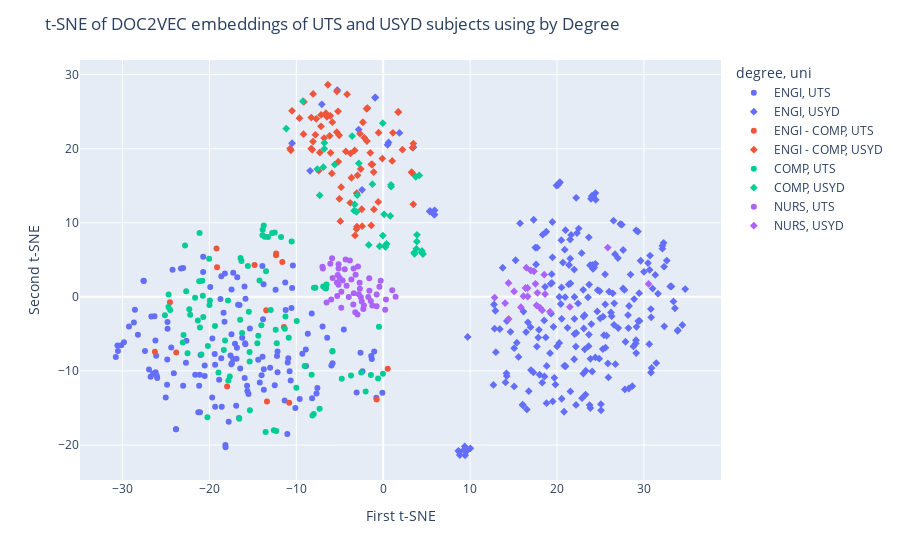

Write notebook code for a chart like this one.
### Code cell
show_degree_plot("doc2vec")

### Figure 1 — Plotly figure (JSON) as saved in the notebook; plotly's stock layout.template omitted (floating-point values rounded to 4 significant figures; data arrays with more than 128 entries replaced by an {"elided": "..."} marker saying what was removed)
{"data": [{"customdata": {"elided": "139x2 str values"}, "hovertemplate": "<b>%{hovertext}</b><br><br>degree=ENGI<br>uni=%{customdata[1]}<br>x=%{x}<br>y=%{y}<br>subject_code=%{customdata[0]}<extra></extra>", "hovertext": {"elided": "139 str values"}, "legendgroup": "ENGI, UTS", "marker": {"color": "#636efa", "symbol": "circle"}, "mode": "markers", "name": "ENGI, UTS", "orientation": "v", "showlegend": true, "type": "scatter", "x": {"elided": "139 float values"}, "xaxis": "x", "y": {"elided": "139 float values"}, "yaxis": "y"}, {"customdata": {"elided": "231x2 str values"}, "hovertemplate": "<b>%{hovertext}</b><br><br>degree=ENGI<br>uni=%{customdata[1]}<br>x=%{x}<br>y=%{y}<br>subject_code=%{customdata[0]}<extra></extra>", "hovertext": {"elided": "231 str values"}, "legendgroup": "ENGI, USYD", "marker": {"color": "#636efa", "symbol": "diamond"}, "mode": "markers", "name": "ENGI, USYD", "orientation": "v", "showlegend": true, "type": "scatter", "x": {"elided": "231 float values"}, "xaxis": "x", "y": {"elided": "231 float values"}, "yaxis": "y"}, {"customdata": [["31251", "UTS"], ["31271", "UTS"], ["41113", "UTS"], ["41001", "UTS"], ["31250", "UTS"], ["31257", "UTS"], ["31282", "UTS"], ["41092", "UTS"], ["33230", "UTS"], ["48024", "UTS"], ["48730", "UTS"], ["48433", "UTS"], ["31005", "UTS"], ["31269", "UTS"], ["33130", "UTS"], ["41039", "UTS"]], "hovertemplate": "<b>%{hovertext}</b><br><br>degree=ENGI - COMP<br>uni=%{customdata[1]}<br>x=%{x}<br>y=%{y}<br>subject_code=%{customdata[0]}<extra></extra>", "hovertext": ["31251", "31271", "41113", "41001", "31250", "31257", "31282", "41092", "33230", "48024", "48730", "48433", "31005", "31269", "33130", "41039"], "legendgroup": "ENGI - COMP, UTS", "marker": {"color": "#EF553B", "symbol": "circle"}, "mode": "markers", "name": "ENGI - COMP, UTS", "orientation": "v", "showlegend": true, "type": "scatter", "x": [-17.96, -11.62, -23.82, -11.43, -10.82, -12.34, -12.32, -24.55, -13.38, -19.18, -19.12, -13.47, -26.28, 0.5149, -14.8, -0.7598], "xaxis": "x", "y": [-12.09, 4.716, -7.517, -4.064, -14.3, 5.601, 5.837, -0.7267, -14.11, 6.522, 4.001, -1.808, -7.415, -9.697, 4.294, -13.85], "yaxis": "y"}, {"customdata": {"elided": "73x2 str values"}, "hovertemplate": "<b>%{hovertext}</b><br><br>degree=ENGI - COMP<br>uni=%{customdata[1]}<br>x=%{x}<br>y=%{y}<br>subject_code=%{customdata[0]}<extra></extra>", "hovertext": ["ISYS2110", "COMP3109", "COMP3308", "COMP4530", "ELEC5618", "INFO1910", "COMP2017", "ELEC5619", "COMP4415", "COMP4618", "ELEC1601", "COMP2922", "COMP3221", "COMP4445", "DATA4207", "INFO1110", "MATH1061", "ISYS2120", "COMP4347", "SOFT2412", "COMP3027", "COMP4424", "ELEC5307", "ISYS4450", "ELEC5306", "COMP4425", "SOFT3202", "COMP4448", "COMP2123", "ISYS2160", "DATA3404", "COMP4405", "DATA2901", "DATA2002", "COMP4216", "COMP4328", "DATA2001", "DATA2902", "COMP4447", "ELEC3506", "COMP4349", "COMP4426", "COMP2823", "COMP3419", "ELEC5514", "COMP3927", "SOFT2201", "COMP4427", "SOFT3410", "ISYS3401", "COMP4348", "COMP4446", "SOFT3888", "COMP4329", "INFO3315", "INFO1113", "INFO4491", "COMP4313", "DATA3406", "INFO3616", "COMP3520", "COMP4318", "ELEC5616", "COMP2022", "COMP4617", "ISYS3888", "COMP4416", "COMP4338", "ELEC5620", "ELEC5509", "ELEC5508", "COMP4270", "COMP3608"], "legendgroup": "ENGI - COMP, USYD", "marker": {"color": "#EF553B", "symbol": "diamond"}, "mode": "markers", "name": "ENGI - COMP, USYD", "orientation": "v", "showlegend": true, "type": "scatter", "x": [-2.587, 1.113, 1.033, -6.8, -3.656, 3.469, -2.339, -3.055, -6.086, -10.5, 2.209, 1.724, -2.178, -5.856, -5.915, 3.363, -7.427, -2.959, -4.84, -1.1, -3.287, -8.079, -2.426, -6.367, -3.026, -7.161, -4.938, -3.248, -1.246, -1.071, -4.305, -6.486, 3.261, -1.818, -8.284, -5.347, 3.379, -1.914, -7.3, -4.163, -5.203, -6.162, -1.37, -3.077, 3.46, -3.765, -1.879, -10.63, -0.1045, -5.045, -9.175, -6.602, -2.478, -7.163, -5.175, -1.379, -9.642, -10.72, -6.056, -9.127, -2.678, -7.81, -8.071, 1.726, -8.276, -3.8, -7.707, -8.17, -1.487, -5.324, -0.5757, -5.072, -0.5348], "xaxis": "x", "y": [17.26, 22.15, 18.35, 21.44, 16.08, 20.69, 23.57, 14.0, 24.44, 25.12, 19.87, 24.97, 21.46, 23.58, 16.66, 20.13, 17.03, 16.41, 14.8, 16.84, 19.76, 20.96, 9.545, 28.63, 9.472, 23.01, 10.22, 8.292, 17.87, 11.8, 19.63, 24.3, 16.83, 25.48, 20.02, 22.23, 16.66, 25.39, 19.49, 27.33, 25.04, 21.73, 17.9, 9.144, 12.49, 19.36, 21.03, 19.79, 18.66, 13.23, 21.96, 24.8, 11.82, 24.55, 18.23, 9.646, 24.12, 20.02, 19.45, 26.33, 22.02, 21.87, 27.39, 24.93, 24.2, 12.69, 24.02, 19.84, 19.44, 27.73, 12.82, 21.81, 22.16], "yaxis": "y"}, {"customdata": {"elided": "88x2 str values"}, "hovertemplate": "<b>%{hovertext}</b><br><br>degree=COMP<br>uni=%{customdata[1]}<br>x=%{x}<br>y=%{y}<br>subject_code=%{customdata[0]}<extra></extra>", "hovertext": ["31482", "41903", "31247", "42913", "35005", "32144", "31338", "48450", "31748", "37262", "41889", "41020", "41077", "41173", "41172", "41076", "31266", "41021", "37234", "42050", "41040", "37233", "42036", "31261", "41026", "37161", "41175", "31277", "41905", "48270", "32011", "41180", "37252", "48436", "41181", "31256", "41174", "31276", "31260", "42037", "32009", "31275", "31263", "43023", "37335", "41182", "31280", "57304", "31097", "31243", "41004", "31255", "31080", "31242", "41052", "41183", "48033", "37181", "31258", "37363", "32931", "41025", "31777", "31262", "42028", "32146", "41891", "35007", "41080", "41079", "41184", "31245", "31253", "41043", "41171", "31265", "43025", "41019", "43024", "31927", "37373", "31272", "41900", "41185", "31268", "41078", "35006", "41890"], "legendgroup": "COMP, UTS", "marker": {"color": "#00cc96", "symbol": "circle"}, "mode": "markers", "name": "COMP, UTS", "orientation": "v", "showlegend": true, "type": "scatter", "x": [-12.59, -0.03156, -0.5978, -14.49, -6.525, -12.31, -21.14, -20.04, -22.81, -14.24, -10.54, -12.37, -8.238, -12.49, -13.63, -13.75, -20.82, -18.34, -15.57, -7.803, -11.76, -8.145, -17.87, -20.23, -5.836, -7.324, -12.78, -24.7, -23.07, -2.02, -15.47, -21.09, -16.32, -24.71, -20.0, -20.93, -13.26, -21.65, -20.18, -19.95, -12.95, -22.68, -24.52, -4.772, -16.42, -20.71, -15.38, -7.975, -22.52, -13.53, -15.34, -22.98, -17.83, -18.96, -1.416, -19.36, -25.13, -0.4884, -10.0, -8.0, -14.02, -5.858, -16.47, -15.37, -9.949, -10.88, -2.53, -6.907, -11.25, -12.26, -22.22, -20.76, -13.49, -18.21, -13.9, -9.048, -13.87, -14.37, -3.708, -17.66, -6.589, -16.57, -16.24, -21.34, -21.17, -11.33, -6.696, -22.32], "xaxis": "x", "y": [-17.99, -10.38, -11.02, -6.262, 1.656, -18.11, 8.637, 5.136, 6.933, 2.213, 7.488, -4.444, -10.52, 8.688, 8.126, 9.631, 2.182, -7.184, 4.157, 1.246, 8.088, -16.0, -0.5019, -16.25, -7.289, -15.1, 8.608, 0.3224, -6.163, -12.78, -2.009, -4.139, 4.835, -1.37, -1.087, -7.773, 8.086, -0.1242, -6.635, -0.4936, -1.773, 0.7713, -1.772, -11.03, 5.255, -2.723, -7.426, 1.218, -7.623, -18.24, -15.31, -5.142, -11.27, -10.2, -10.54, -3.927, -2.48, -4.039, -12.27, -15.81, -3.843, -7.365, -3.102, -8.716, -3.269, -5.517, -10.22, 1.414, -2.66, -6.25, -2.407, 0.1455, 3.457, -5.894, 8.323, -9.321, 9.058, -5.231, -10.61, -10.74, 1.13, -16.44, -4.876, -3.201, 2.112, -4.308, 1.189, -1.655], "yaxis": "y"}, {"customdata": [["COMP3888", "USYD"], ["INFO4912", "USYD"], ["MATH1964", "USYD"], ["INFO1911", "USYD"], ["INFO4990", "USYD"], ["ISYS5070", "USYD"], ["INFO2150", "USYD"], ["INFO4913", "USYD"], ["DATA1901", "USYD"], ["HTIN4003", "USYD"], ["INFO2222", "USYD"], ["INFO4001", "USYD"], ["INFO4406", "USYD"], ["INFO2911", "USYD"], ["ENGG3800", "USYD"], ["HTIN4005", "USYD"], ["INFO1111", "USYD"], ["INFO3911", "USYD"], ["INFO1112", "USYD"], ["CSEC3616", "USYD"], ["INFO3912", "USYD"], ["HTIN4006", "USYD"], ["COMP3988", "USYD"], ["COMP3530", "USYD"], ["DATA3888", "USYD"], ["INFO4999", "USYD"], ["INFO4002", "USYD"], ["INFO4444", "USYD"], ["INFO2912", "USYD"], ["MATH1961", "USYD"], ["DATA1001", "USYD"], ["INFO4911", "USYD"], ["MATH1064", "USYD"], ["INFO1912", "USYD"], ["INFO3333", "USYD"], ["CSEC3888", "USYD"]], "hovertemplate": "<b>%{hovertext}</b><br><br>degree=COMP<br>uni=%{customdata[1]}<br>x=%{x}<br>y=%{y}<br>subject_code=%{customdata[0]}<extra></extra>", "hovertext": ["COMP3888", "INFO4912", "MATH1964", "INFO1911", "INFO4990", "ISYS5070", "INFO2150", "INFO4913", "DATA1901", "HTIN4003", "INFO2222", "INFO4001", "INFO4406", "INFO2911", "ENGG3800", "HTIN4005", "INFO1111", "INFO3911", "INFO1112", "CSEC3616", "INFO3912", "HTIN4006", "COMP3988", "COMP3530", "DATA3888", "INFO4999", "INFO4002", "INFO4444", "INFO2912", "MATH1961", "DATA1001", "INFO4911", "MATH1064", "INFO1912", "INFO3333", "CSEC3888"], "legendgroup": "COMP, USYD", "marker": {"color": "#00cc96", "symbol": "diamond"}, "mode": "markers", "name": "COMP, USYD", "orientation": "v", "showlegend": true, "type": "scatter", "x": [-3.079, 0.2587, -6.89, 4.451, 3.882, -7.311, -2.806, 0.3853, 3.748, -6.772, 0.8901, -0.04954, -11.16, 4.429, 0.8097, -6.788, -1.25, 4.572, 0.9096, -9.246, 3.605, -0.05011, -3.351, -3.58, -2.993, 3.871, -0.4143, -1.668, 3.566, -7.587, 4.15, 0.2126, -5.589, 3.807, 0.1008, -3.286], "xaxis": "x", "y": [11.48, 6.743, 17.51, 6.189, 8.369, 13.7, 18.03, 7.145, 16.2, 20.79, 15.12, 8.279, 22.72, 5.977, 10.93, 19.98, 15.21, 5.789, 14.87, 26.41, 5.804, 23.44, 11.64, 21.7, 13.73, 7.465, 6.836, 7.015, 5.982, 17.25, 16.39, 6.898, 17.85, 6.478, 11.14, 12.48], "yaxis": "y"}, {"customdata": [["92471", "UTS"], ["93470", "UTS"], ["93217", "UTS"], ["93201", "UTS"], ["93200", "UTS"], ["93216", "UTS"], ["91529", "UTS"], ["92470", "UTS"], ["93220", "UTS"], ["92482", "UTS"], ["93211", "UTS"], ["93207", "UTS"], ["93227", "UTS"], ["92477", "UTS"], ["93231", "UTS"], ["93230", "UTS"], ["92476", "UTS"], ["91562", "UTS"], ["93226", "UTS"], ["93206", "UTS"], ["93210", "UTS"], ["93205", "UTS"], ["93213", "UTS"], ["92479", "UTS"], ["92480", "UTS"], ["93229", "UTS"], ["93209", "UTS"], ["93233", "UTS"], ["92475", "UTS"], ["91561", "UTS"], ["93225", "UTS"], ["93224", "UTS"], ["92474", "UTS"], ["93232", "UTS"], ["93208", "UTS"], ["93228", "UTS"], ["92481", "UTS"], ["92478", "UTS"], ["93212", "UTS"], ["93204", "UTS"], ["93219", "UTS"], ["92473", "UTS"], ["91530", "UTS"], ["93223", "UTS"], ["93203", "UTS"], ["93214", "UTS"], ["93202", "UTS"], ["93222", "UTS"], ["92472", "UTS"], ["93218", "UTS"]], "hovertemplate": "<b>%{hovertext}</b><br><br>degree=NURS<br>uni=%{customdata[1]}<br>x=%{x}<br>y=%{y}<br>subject_code=%{customdata[0]}<extra></extra>", "hovertext": ["92471", "93470", "93217", "93201", "93200", "93216", "91529", "92470", "93220", "92482", "93211", "93207", "93227", "92477", "93231", "93230", "92476", "91562", "93226", "93206", "93210", "93205", "93213", "92479", "92480", "93229", "93209", "93233", "92475", "91561", "93225", "93224", "92474", "93232", "93208", "93228", "92481", "92478", "93212", "93204", "93219", "92473", "91530", "93223", "93203", "93214", "93202", "93222", "92472", "93218"], "legendgroup": "NURS, UTS", "marker": {"color": "#ab63fa", "symbol": "circle"}, "mode": "markers", "name": "NURS, UTS", "orientation": "v", "showlegend": true, "type": "scatter", "x": [-4.674, -5.139, -2.227, -1.613, -1.426, -0.759, 1.036, -5.989, -7.0, -4.83, -3.18, -3.443, -0.7587, -2.717, -5.887, -2.464, -5.332, 0.2278, -2.959, -4.429, -3.837, -0.4392, -1.253, -5.001, -5.141, -2.691, -2.574, -6.945, -5.229, 0.315, -4.217, -4.325, -5.293, -3.41, -2.82, -3.97, -6.524, -5.146, -3.22, -0.2924, -2.906, -3.669, 1.425, -2.295, -1.719, -1.595, -3.394, -4.818, -5.827, -6.089], "xaxis": "x", "y": [2.205, 3.825, -1.155, 2.527, -0.5541, 0.3187, 0.8976, -0.3531, 4.072, -1.473, 2.993, -1.042, -1.272, 1.899, 5.22, -0.624, 1.944, -1.752, -2.393, 3.721, 4.923, 1.362, -1.158, 2.538, 4.409, 1.084, -0.052, 3.842, 2.941, -0.3483, 1.505, 5.048, 0.1179, 3.831, 0.3629, -0.01698, -0.7618, 1.622, -2.088, 2.187, 4.089, 2.343, 0.008088, -1.647, -0.0135, 0.8319, 0.4903, 0.6967, 2.559, 4.474], "yaxis": "y"}, {"customdata": [["NURS1008", "USYD"], ["NURS3019", "USYD"], ["NURS1004", "USYD"], ["NURS3015", "USYD"], ["NURS1005", "USYD"], ["NURS2003", "USYD"], ["NURS3018", "USYD"], ["NURS1002", "USYD"], ["NURS2008", "USYD"], ["NURS3008", "USYD"], ["NURS2009", "USYD"], ["NURS3012", "USYD"], ["NURS1003", "USYD"], ["NURS2005", "USYD"], ["NURS3007", "USYD"], ["NURS2010", "USYD"], ["NURS2006", "USYD"], ["NURS1001", "USYD"], ["NURS2011", "USYD"], ["NURS3017", "USYD"], ["NURS1006", "USYD"], ["NURS2001", "USYD"], ["NURS1007", "USYD"], ["NURS3020", "USYD"]], "hovertemplate": "<b>%{hovertext}</b><br><br>degree=NURS<br>uni=%{customdata[1]}<br>x=%{x}<br>y=%{y}<br>subject_code=%{customdata[0]}<extra></extra>", "hovertext": ["NURS1008", "NURS3019", "NURS1004", "NURS3015", "NURS1005", "NURS2003", "NURS3018", "NURS1002", "NURS2008", "NURS3008", "NURS2009", "NURS3012", "NURS1003", "NURS2005", "NURS3007", "NURS2010", "NURS2006", "NURS1001", "NURS2011", "NURS3017", "NURS1006", "NURS2001", "NURS1007", "NURS3020"], "legendgroup": "NURS, USYD", "marker": {"color": "#ab63fa", "symbol": "diamond"}, "mode": "markers", "name": "NURS, USYD", "orientation": "v", "showlegend": true, "type": "scatter", "x": [17.65, 18.04, 16.98, 16.61, 14.42, 15.84, 18.53, 16.47, 16.37, 18.63, 25.84, 15.06, 17.52, 17.75, 19.19, 14.03, 14.43, 16.63, 21.48, 17.35, 12.81, 30.54, 16.14, 18.29], "xaxis": "x", "y": [-1.144, -1.459, 3.56, 1.199, 1.872, -1.4, 3.001, 3.94, 1.198, 0.3767, 6.655, 0.7403, 1.764, 0.5409, -1.996, -0.8473, -2.981, 0.05151, -1.355, 3.458, -0.09991, 1.754, 0.09142, -1.82], "yaxis": "y"}], "layout": {"legend": {"title": {"text": "degree, uni"}, "tracegroupgap": 0}, "margin": {"t": 60}, "title": {"text": "t-SNE of DOC2VEC embeddings of UTS and USYD subjects using by Degree"}, "xaxis": {"anchor": "y", "domain": [0, 1], "title": {"text": "First t-SNE"}}, "yaxis": {"anchor": "x", "domain": [0, 1], "title": {"text": "Second t-SNE"}}}}
